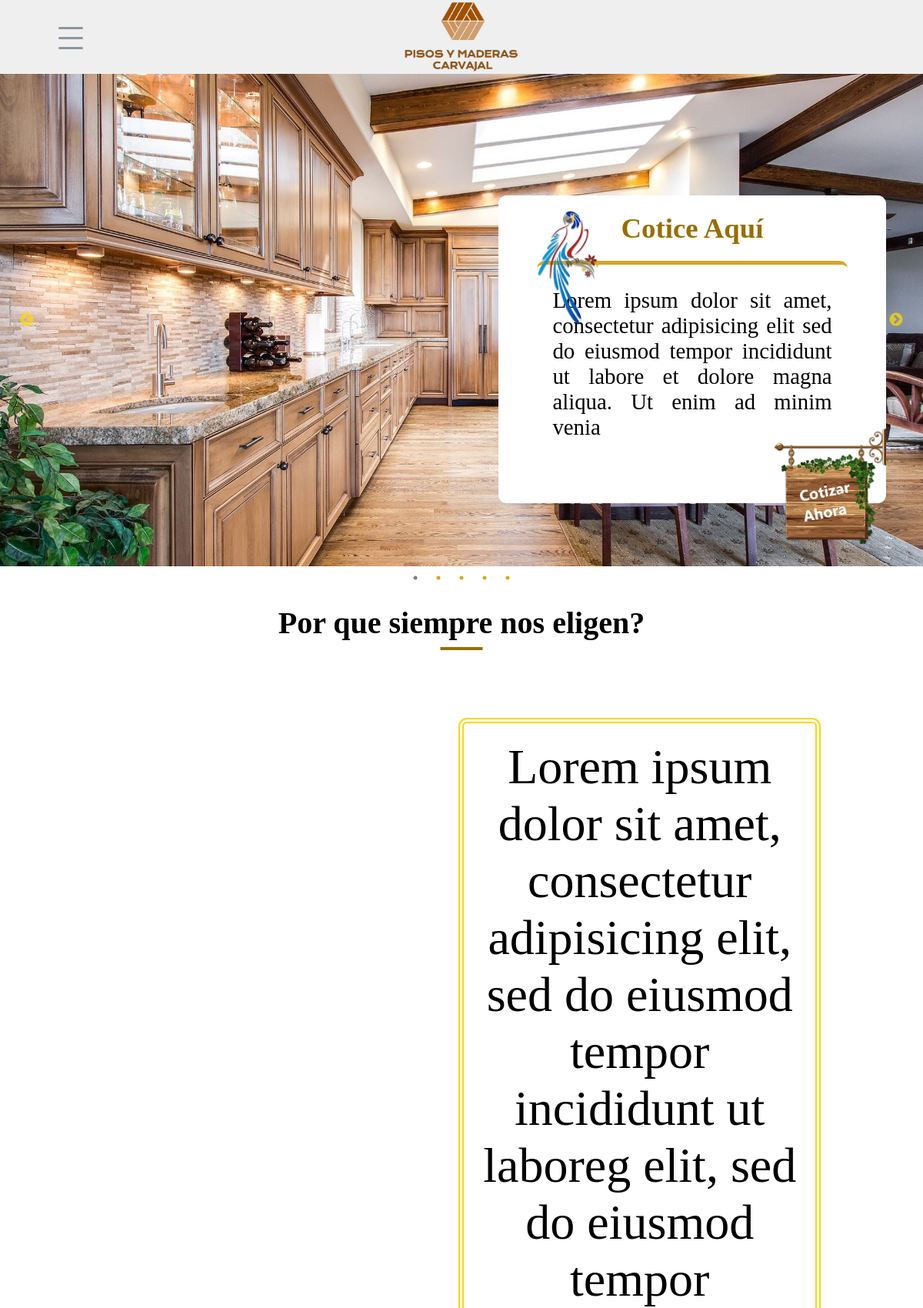
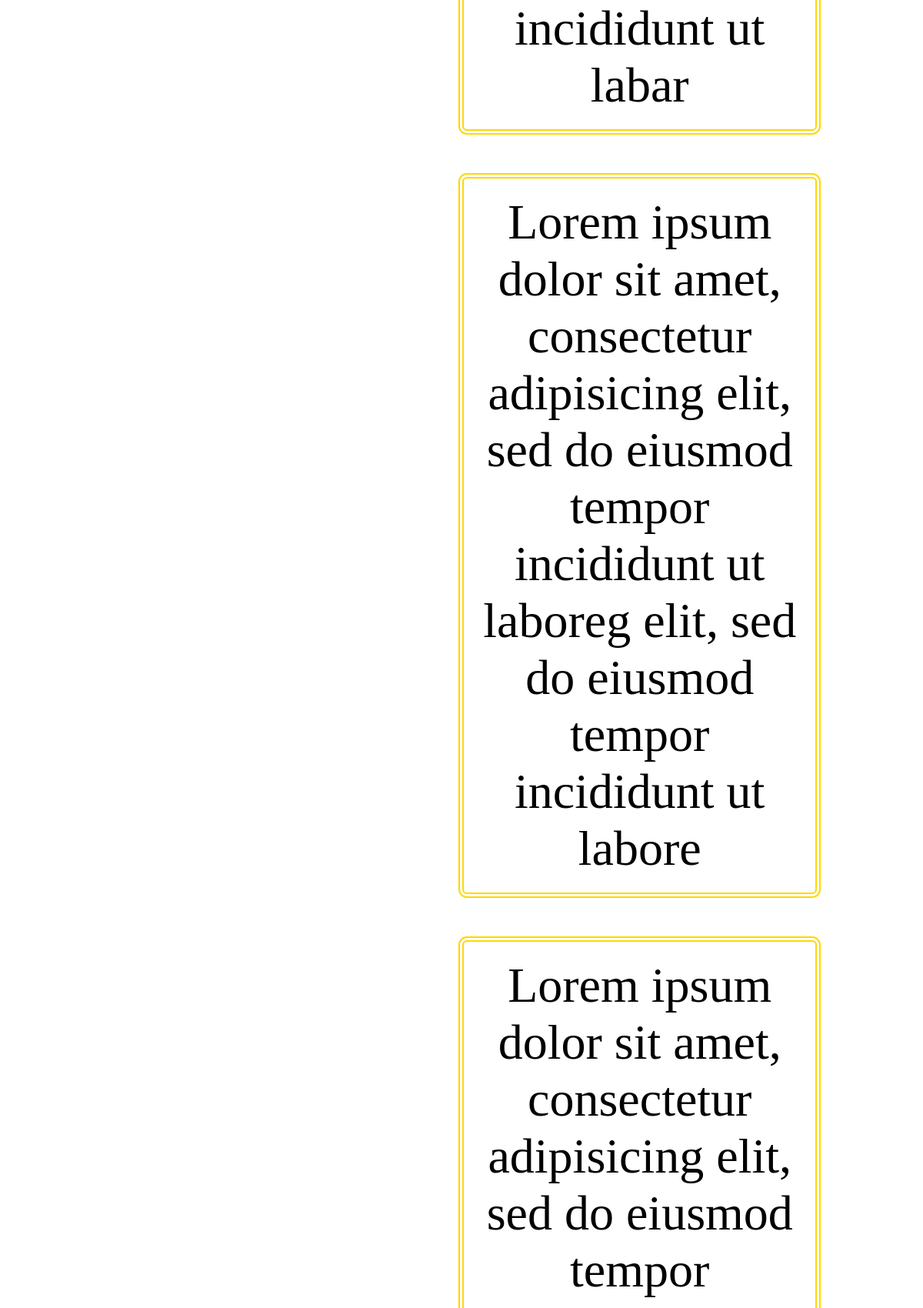
The page / (upper part) on the database its author committed (2 pictures, top to bottom).
### tables this page shows
CREATE TABLE `fotoshead` (
  `idimagen` int(11) NOT NULL,
  `nameimage` varchar(100) NOT NULL,
  `txtfoton` varchar(100) NOT NULL
);

CREATE TABLE `cotice` (
  `tithec` varchar(100) NOT NULL,
  `txtc` text NOT NULL
);

CREATE TABLE `fotoschoose` (
  `idimagen` int(11) NOT NULL,
  `nameimage` varchar(100) NOT NULL,
  `txtfoton` text NOT NULL
);

### index.php (the view, shortened to what this page needs)
<?php
	include "login/conexion.php";
	$queryimages = mysqli_query($conection, "SELECT f.nameimage,f.txtfoton
                                         FROM fotoshead f
                                          ");
  $querycotice = mysqli_query($conection, "SELECT * FROM `cotice`");
  while($datacotice = mysqli_fetch_array($querycotice)){
    $tithec = $datacotice['tithec'];
    $txtc = $datacotice['txtc'];
  }
  $queryimagc1 = mysqli_query($conection, "SELECT f.nameimage,f.txtfoton
                       FROM fotoschoose f
                        WHERE idimagen = 1");
  $queryimagc2 = mysqli_query($conection, "SELECT f.nameimage,f.txtfoton
                         FROM fotoschoose f
                          WHERE idimagen = 2");
  $queryimagc3 = mysqli_query($conection, "SELECT f.nameimage,f.txtfoton
                         FROM fotoschoose f
                          WHERE idimagen = 3");
  while ($dataimg1 = mysqli_fetch_array($queryimagc1)) {
  $txtfoto1 = $dataimg1['txtfoton'];
    }
    while ($dataimg2 = mysqli_fetch_array($queryimagc2)) {
      $txtfoto2 = $dataimg2['txtfoton'];
    }
    while ($dataimg3 = mysqli_fetch_array($queryimagc3)) {
      $txtfoto3 = $dataimg3['txtfoton'];
    }
?>
<!DOCTYPE html>
<html>
<head>
	<html lang="es">
	<link rel="stylesheet" type="text/css" href="css/estilos.css">
	<link rel="stylesheet" type="text/css" href="./slick/slick.css">
  <link rel="stylesheet" type="text/css" href="./slick/slick-theme.css">
</head>
<body class="body">
	<?php include 'includes/header.php' ?>
	<section class="regular slider">
   	<?php while ($datafhead = mysqli_fetch_array($queryimages)) {
   		if($datafhead['nameimage'] != null){
		    		$foto = 'login/includes/img/uploads/'.$datafhead['nameimage'];
		    	} else {
		    		$foto = 'img/'.$datafhead['nameimage'];
		    	}?>
			<div>
      <img src="<?php echo $foto ?>">
    </div>
		<?php } ?>
  </section>
  <section class="cotize">
    <div class="hec">
      <img src="img/mascota.png">
      <h2 class="tithec"><?php echo $tithec ?></h2>
    </div>
    <div class="asc">
      <p class="txtc"><?php echo $txtc ?></p>
    </div>
    <div class="buttc">
      <button id="cotizar"><img class="btnc" src="img/btnc.png"></button>
    </div>
  </section>
  <section class="service">
  <h1 class="titaside">Por que siempre nos eligen?</h1>
  <div class="content-container">
    <div class="left-content">
    </div>
  <div class="right-content">
    <p class="contentMarker choose1" data-marker-content="img1"><?php echo $txtfoto1 ?></p>
    <p class="contentMarker choose2" data-marker-content="img2"><?php echo $txtfoto2 ?></p>
    <p class="contentMarker choose3" data-marker-content="img3"><?php echo $txtfoto3 ?></p>
      </div>
    </div>
  </section>
</body>
</html>

### css/estilos.css (style rules this page uses)
* { padding: 0; margin: 0; box-sizing: border-box; }
p { margin: 0; }
.slider { width: 100%; margin: 6em 0 0 0; height: 80vh; }
.slick-slide img { width: 100%; height: 80vh; object-fit: cover; }
.content-container { display: flex; }
.content-container > * { flex-basis: 100%; }
.right-content { padding-right: 15px; }
.left-content { height: 100vh; position: relative; }
.cotize { position: absolute; background: white; z-index: 9; margin: -32rem 0 0 54%; width: 42%; height: 400px; border-radius: 11px; }
.hec { display: flex; height: 85px; }
.hec img { height: 150px; margin: 20px 0 0 50px; position: absolute; }
.tithec { height: 100%; width: 100%; display: flex; align-items: center; justify-content: center; font-size: 2.3rem; color: #996D00; }
.asc { width: 80%; margin: 0 10%; border-top: 5px solid #daa520; border-radius: 10px; }
.txtc { margin: 10px 0 0 0; padding: 20px; font-size: 1.8rem; text-align: justify; }
#cotizar { border: none; background: transparent; float: right; margin: -35px 0 0 0; cursor: pointer; transition: .3s; }
.btnc { height: 150px; transition: .3s; }
.titaside { font-size: 2.5rem; text-align: center; margin: 50px 0; }
.titaside::after { content: ""; position: absolute; left: 50%; transform: translateX(-50%) translateY(55px); background: #996D00; width: 55px; height: 4px; }
.right-content p { width: 80%; border-style: ; border:7px double gold; border-radius: 11px; padding: 20px; margin: 50px 0 0 0; text-align: center; }
.choose1 { font-size: 64px; }
.choose2 { font-size: 64px; margin: 280px 0 0 0; }
.choose3 { font-size: 64px; margin: 280px 0 0 0; }

### rows shown on the page
fotoshead: nameimage (picture)
cotice: tithec "Cotice Aquí", txtc "Lorem ipsum dolor sit amet, consectetur adipisicing elit sed do eiusmod tempor incididunt ut labore et dolore magna aliqua. Ut enim ad minim venia"
fotoschoose: txtfoton "Lorem ipsum dolor sit amet, consectetur adipisicing elit, sed do eiusmod tempor incididunt ut laboreg elit, sed do eiusmod tempor incididunt ut labar"
fotoschoose: txtfoton "Lorem ipsum dolor sit amet, consectetur adipisicing elit, sed do eiusmod tempor incididunt ut laboreg elit, sed do eiusmod tempor incididunt ut labore"
